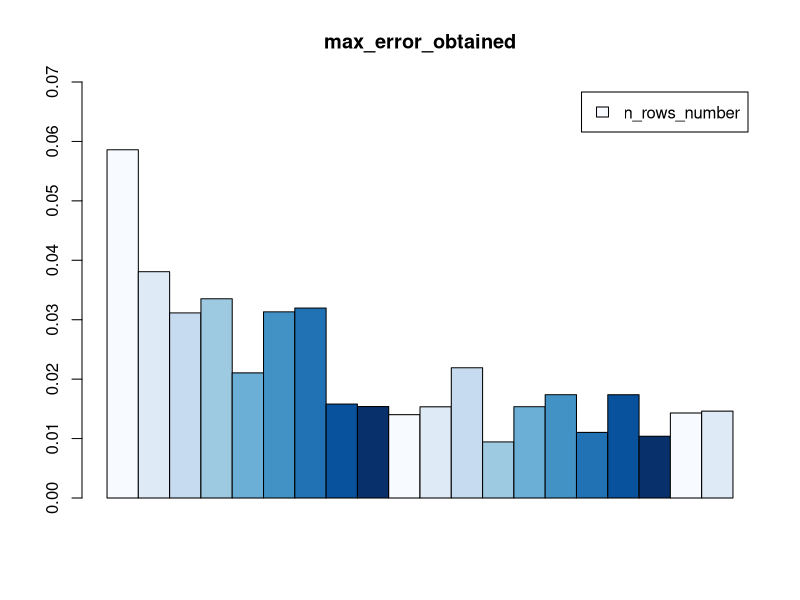

This chart was generated by the following R code:
#question 1
set.seed(123)
options(digits = 4)
n_rows=1000;n_cols=12
X_data = matrix(data = runif(n_rows*n_cols,1,15),nrow = n_rows,ncol = n_cols)
colnames(X_data) = paste("X_data",1:ncol(X_data),sep="_")
betas = sample(1:5,12,replace = TRUE)
betas = matrix(data=betas,ncol = 1, nrow = 12)
#question 2
Noise = rnorm(n_rows,mean = 0,sd = 4)
Noise = matrix(data=Noise,ncol = 1, nrow = n_rows)
Y_data=X_data%*%betas+Noise
#question 3
beta_hat=solve(t(X_data)%*%X_data)%*%(t(X_data)%*%Y_data)
#question 4
estimation_error=cbind(beta_hat,betas)
colnames(estimation_error)=c("beta_hat","betas")
max_difference=max(abs(beta_hat-betas))
#question 5
max_error_obtained=matrix(NA,nrow = 20,ncol = 1)
rownames(max_error_obtained)=paste("n_rows",seq(1000,20000,1000),sep = "_")
i=seq(1000,20000,1000)
my_function=function(i){
  set.seed(123)
  options(digits = 4)
  n_rows=i;n_cols=12
  X_data = rbind(matrix(data = runif(n_rows*n_cols,1,15),nrow = n_rows,ncol = n_cols))
  #colnames(X_data) = paste("X_data",1:ncol(X_data),sep="_")
  betas = sample(1:5,12,replace = TRUE)
  betas = rbind(matrix(data=betas,ncol = 1, nrow = 12))
  Noise = rnorm(n_rows,mean = 0,sd = 4)
  Noise = rbind(matrix(data=Noise,ncol = 1, nrow = n_rows))
  Y_data=X_data%*%betas+Noise
  beta_hat=solve(t(X_data)%*%X_data)%*%(t(X_data)%*%Y_data)
  #estimation_error=cbind(beta_hat,betas)
  #colnames(estimation_error)=c("beta_hat","betas")
  return(max(abs(beta_hat-betas)))
}
result=matrix(sapply(i,my_function))
for (j in 1:20){
  max_error_obtained[j,1]=result[j,1]
}
barplot(max_error_obtained,beside = TRUE,col = blues9,main = "max_error_obtained",ylim = c(0,0.07),legend.text = "n_rows_number")

